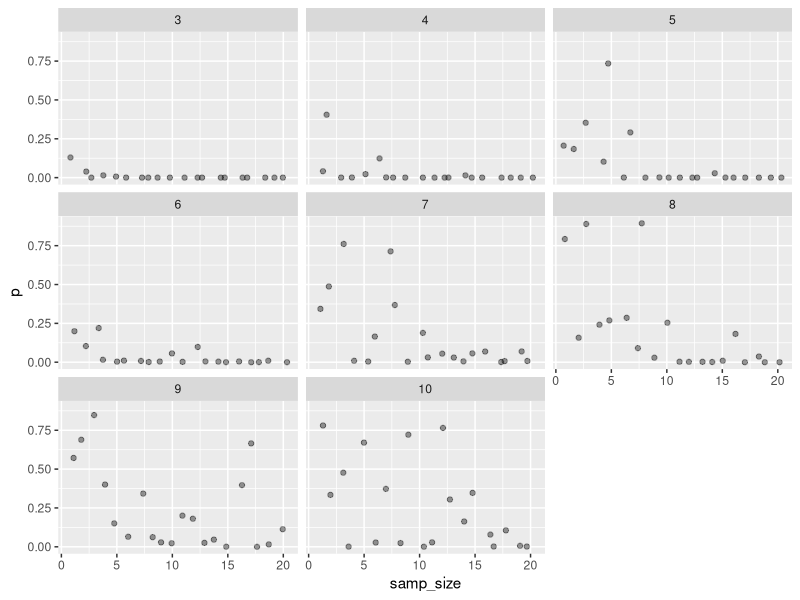
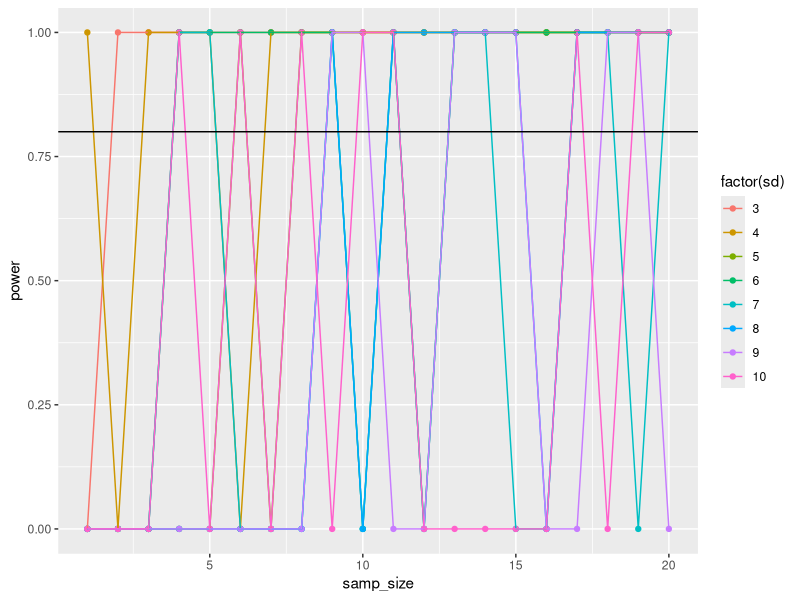
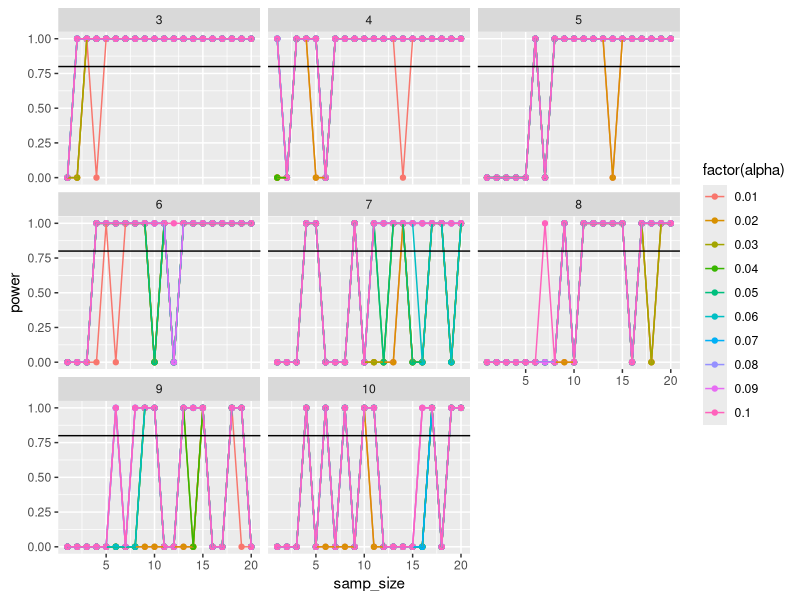

Generate these figures, in order, with R:
## ---- chunk 1
pbinom(6101, size = 9821, prob = 0.5, lower.tail = FALSE)

## ---- chunk 2

library(dplyr)
library(ggplot2)
library(tidyr)
set.seed(80)

null_m <- 80
m <- 80 + 5


# create data frame with sample sizes
sim_data <- data.frame(samp_size = rep(1:20, 500))

# also look at multiple SD sizes (vector of sd values from 3 to 10, iterate by 1)
many_sds <- seq(3, 10, 1)

# crossing initial data frame of sample sizes and vector of sd values
cross_df <- sim_data %>%
  crossing(sd = many_sds)

# get a sample mean for all sample sizes and sds
cross_df <- cross_df %>%
  
  #group by 1:n() means you dont need sim numbers  #group by row, as each is 1 sim
  group_by(sims = 1:n()) %>%
  
  #get sample means
  mutate(samp_mean = mean(rnorm(samp_size, m, sd))) %>%
  
  ungroup()


###calculate results from z-tests
cross_df <- cross_df %>%
  #pop SE = sd/sqrt(samp_size)
  mutate(se_y = sd/sqrt(samp_size)) %>%
  #calculate z
  mutate(z = (samp_mean-80)/se_y) %>%
  #get p values
  mutate(p = 2*pnorm(abs(z), mean=0, sd=1, lower.tail = FALSE))


###plot p by sample size, using facet_wrap for different SD values
ggplot(cross_df, mapping = aes(x=samp_size, y=p)) +
  geom_jitter(alpha = 0.4) +
  facet_wrap(~sd)


###calculate power
power_cross_df <- cross_df %>%
  #group for each sample size and sd
  group_by(samp_size, sd) %>%
  #calc type 2 error rate
  summarise(error_rate = sum(p>0.05)/n()) %>%
  ungroup %>%
  mutate(power = 1 - error_rate)

###plot power using color for different SD values. include threshold power of 0.8
ggplot(power_cross_df, mapping = aes(x=samp_size, y=power, color=factor(sd))) +
  geom_point() + 
  geom_line() +
  geom_hline(yintercept = 0.8)

###last, use crossing again to explore changing alphas from 0.01 to 0.1. 
alpha <- seq(0.01, 0.1, 0.01)

alpha_cross_df <- cross_df %>%
  crossing(alpha = alpha) %>%
  #for each samp size, sd, and alpha
  group_by(samp_size, sd, alpha) %>%
  #calctype 2 error rate
  summarise(error_rate = sum(p>alpha)/n()) %>%
  ungroup() %>%
  #calc power
  mutate(power=1-error_rate)
  
###Plot power curves with different alphas as different colors, and use faceting to look at different SDs.

ggplot(alpha_cross_df, mapping = aes(x=samp_size, y=power, color=factor(alpha))) +
  geom_point() +
  geom_line() +
  geom_hline(yintercept = 0.8) +
  facet_wrap(~sd)


##What do you learn about how alpha and SD affect power?
   # higher alpha, means higher power
   # higher SD, lower power
   # high alpha and low SD give highest power


## increasing effect size may increase power as it gets increasingly more than the standard deviation
## increasing effect size may also help to further differentiate the sample from the null distribution?




